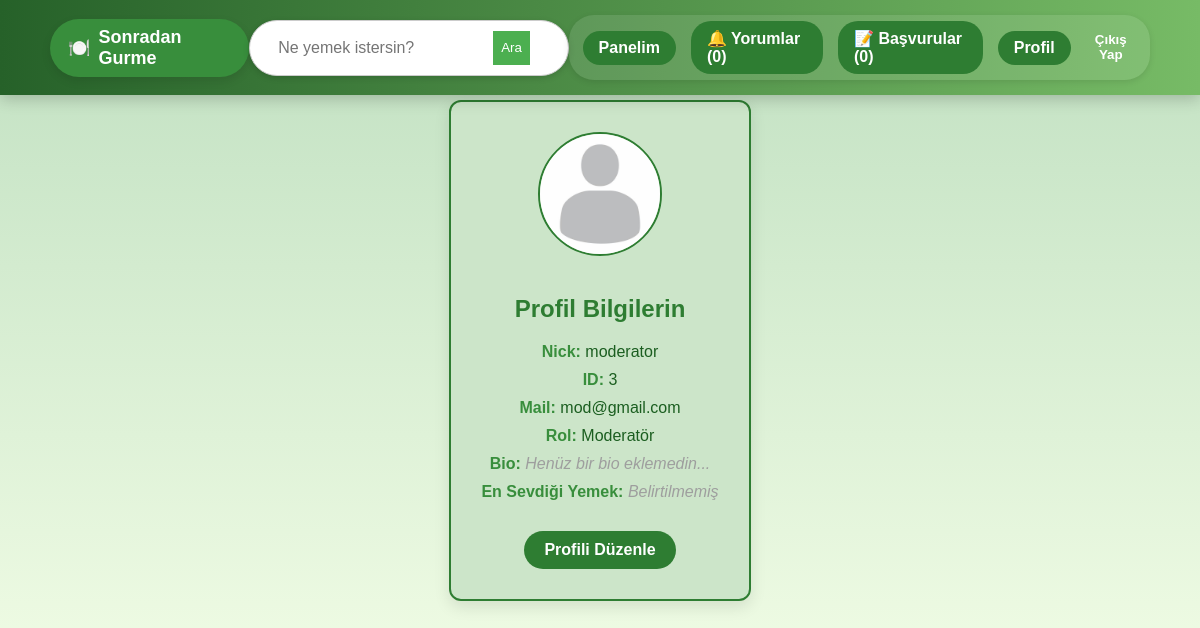
Before: /users/profile/ (signed in) with the older database file.
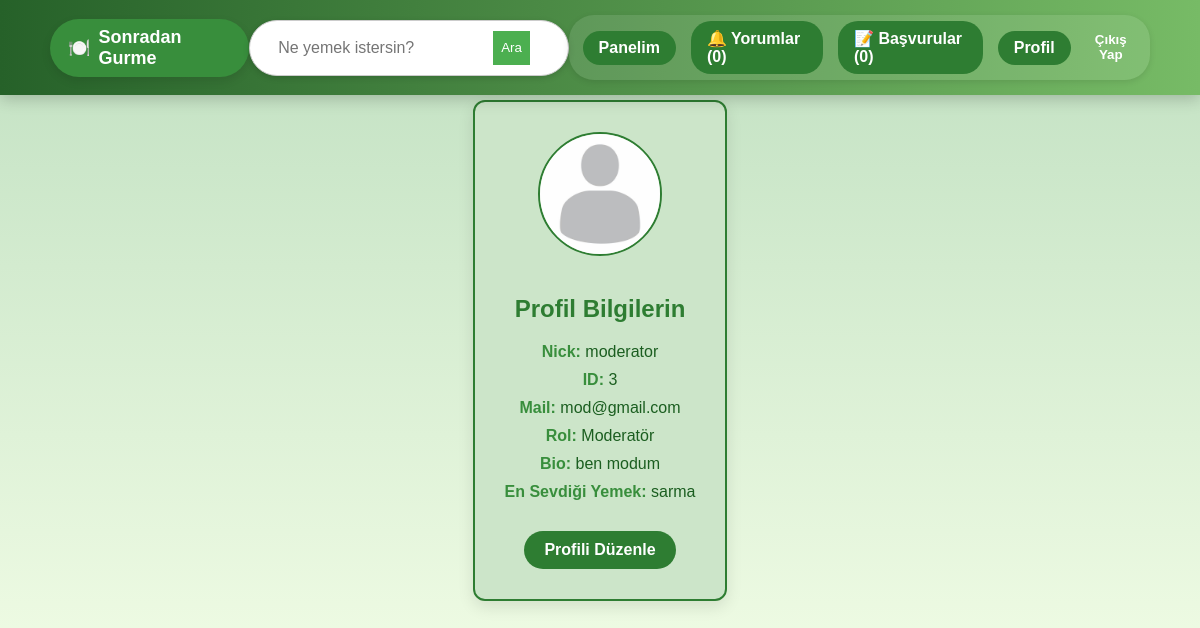
After: the same page with the newer database file.
### sgapp/models.py (models this page shows, shortened)
class User(AbstractUser):
    ROLE_CHOICES = (
        ('normal', 'Normal Kullanıcı'),
        ('gurme', 'Gurme'),
        ('moderator', 'Moderatör'),
    )
    role = models.CharField(max_length=10, choices=ROLE_CHOICES, default='normal')
    bio = models.TextField(blank=True)
    profile_picture = models.ImageField(upload_to='profiles/', null=True, blank=True)
    favorite_dish = models.CharField(max_length=100, blank=True, null=True)

### users/views.py (the view)
# urls.py: path('profile/', views.profile, name='profile'),
@login_required
def profile(request):
    return render(request, "users/profile.html") # id görmke için ekledik bnu

### sgapp/context_processors.py (called while the page is built)
def moderator_bildirimler(request):
    if request.user.is_authenticated and request.user.role == 'moderator':
        bekleyen_yorum = Review.objects.filter(status='pending').count()
        bekleyen_basvuru = Application.objects.filter(status='pending').count()
        return {
            'bekleyen_yorum_sayisi': bekleyen_yorum,
            'bekleyen_basvuru_sayisi': bekleyen_basvuru,
        }
    return {}

### templates/users/profile.html (shortened to what this page needs)
{% extends "base.html" %}
{% load static %}
{% block content %}
<div class="profile-box">
    {% if user.profile_picture %}
        <img src="{{ user.profile_picture.url }}" alt="Profil Fotoğrafı" class="profile-pic">
    {% else %}
        <img src="{% static 'images/default_profile.png' %}" alt="Varsayılan Profil Fotoğrafı" class="profile-pic">
    {% endif %}
    <h2>Profil Bilgilerin</h2>
    <p><strong>Nick:</strong> {{ user.username }}</p>
    <p><strong>ID:</strong> {{ user.id }}</p>
    <p><strong>Mail:</strong> {{ user.email }}</p>
    <p><strong>Rol:</strong>
        {% if user.role == "moderator" %}
            Moderatör
        {% elif user.role == "gurme" %}
            Gurme
        {% else %}
            Normal Kullanıcı
        {% endif %}
    </p>
    <p><strong>Bio:</strong>
        {% if user.bio %}
            {{ user.bio }}
        {% else %}
            <span class="empty-info">Henüz bir bio eklemedin...</span>
        {% endif %}
    </p>
    <p><strong>En Sevdiği Yemek:</strong>
        {% if user.favorite_dish %}
            {{ user.favorite_dish }}
        {% else %}
            <span class="empty-info">Belirtilmemiş</span>
        {% endif %}
    </p>
    <a href="{% url 'update_profile' %}" class="edit-btn">Profili Düzenle</a>
</div>
{% endblock %}

Changed rows visible on the page:
changed User "moderator": bio (not shown) → "ben modum"; favorite_dish (not shown) → "sarma"
Other visible differences:
text no longer shown: "Henüz bir bio eklemedin... Belirtilmemiş"
